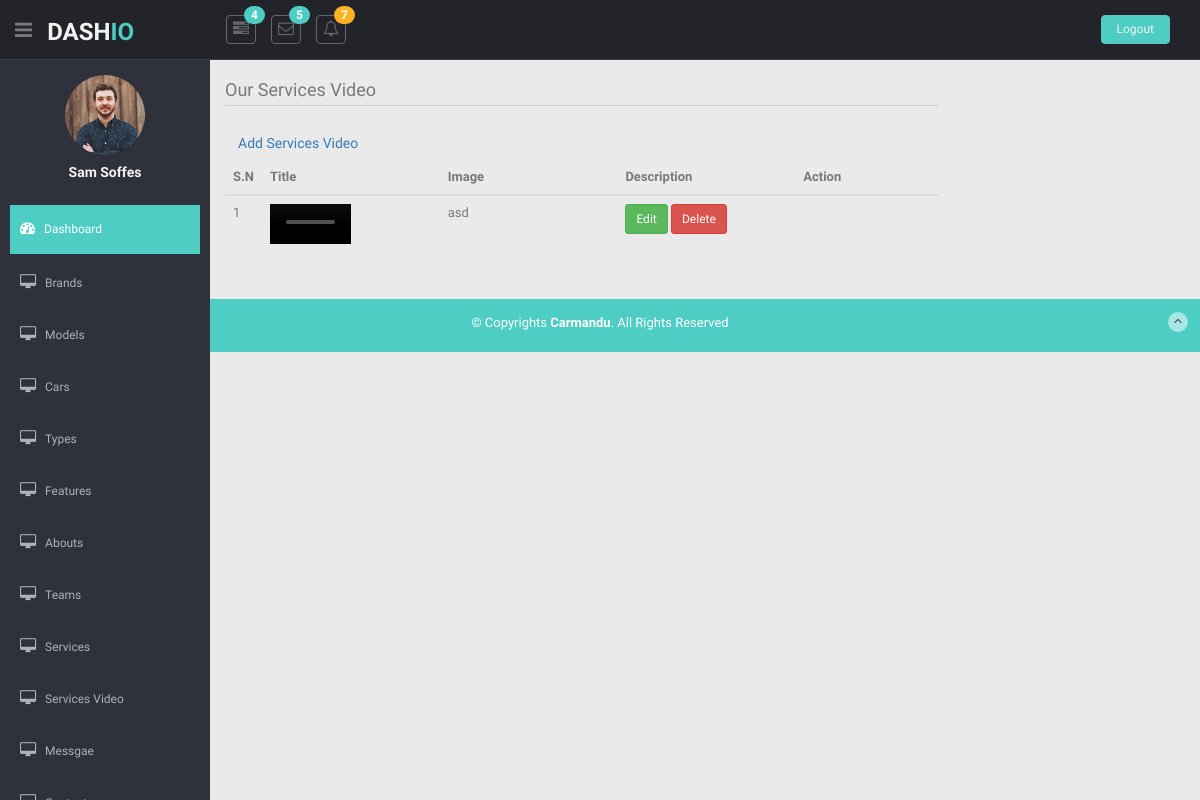
The page /dashboard/dashboard/services-video/list/ on the database as committed earlier.
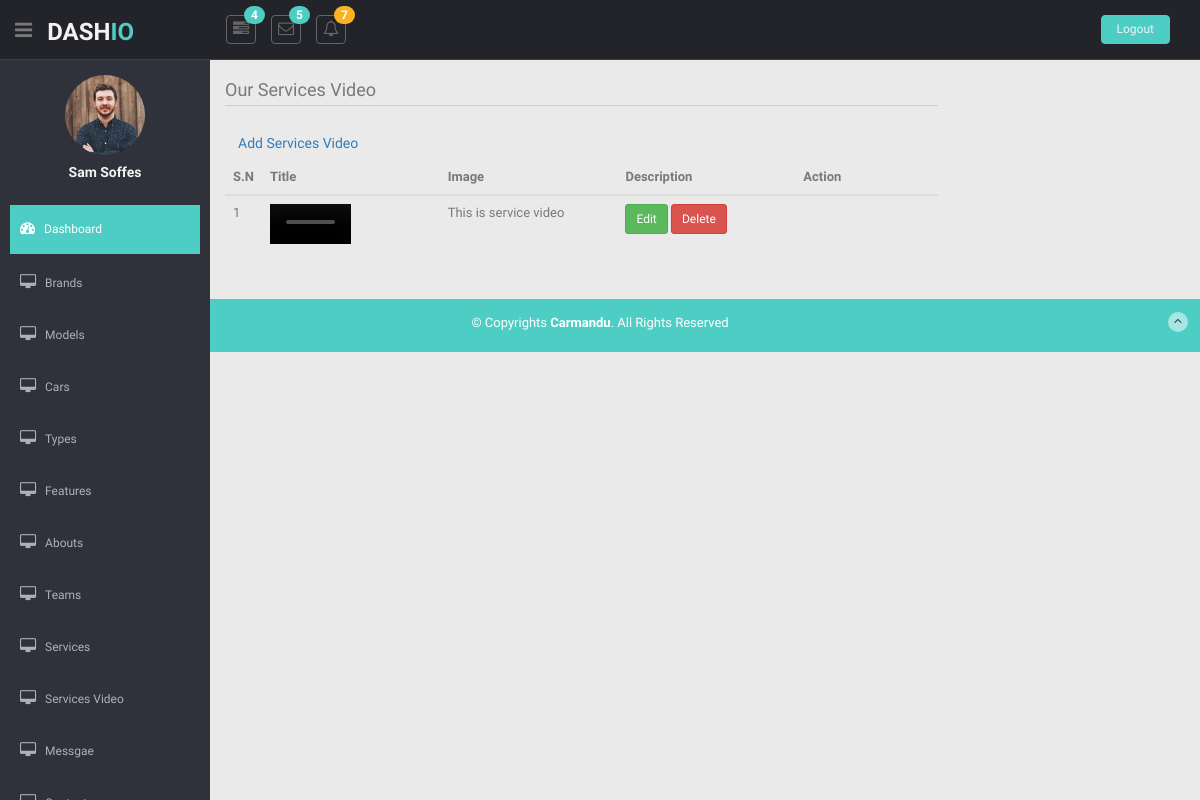
The same page on the database as committed later.
### dashboard/models.py (models this page shows, shortened)
class DateTimeModel(models.Model):
    created_at = models.DateTimeField(auto_now=True)
    updated_at = models.DateTimeField(auto_now_add=True, null=True, blank=True)
    deleted_at = models.DateTimeField(null=True, blank=True)
    class Meta:
        abstract = True

class ServicesVideo(DateTimeModel):
    video = models.FileField(upload_to='servicevideo')
    description = RichTextField()
    class Meta:
        verbose_name = ('ServicesVideo')
        verbose_name_plural = ('ServicesVideos')

### dashboard/views.py (the view)
# urls.py: path('dashboard/services-video/list/', ServiceVideoListView.as_view(), name='services-video'),
class ServiceVideoListView(NonDeletedListMixin,ListView):
    template_name = 'dashboard/services-video/list.html'
    model = ServicesVideo

### dashboard/mixins.py (called while the page is built)
    def get_queryset(self):
        return super().get_queryset().filter(deleted_at__isnull=True)

### dashboard/templates/dashboard/services-video/list.html (shortened to what this page needs)
{% extends 'dashboard/base/base.html' %}
{% load static %}
{% block content %}
<section id="main-content">
  <section class="wrapper">
    <div class="row">
      <div class="col-lg-9 main-chart">
        <div class="border-head">
          <h3>Our Services Video</h3>
          <a href="{% url 'dashboard:service-video-create' %}" type="button" class="mb-1 btn btn-outline-primary">Add Services Video</a>
        </div>
        <div class="card-body">
                        <table class="table table-hover ">
                            <thead>
                                <tr>
                                    <th scope="col">S.N</th>
                                    <th scope="col" width='25%'>Title</th>
                                    <th scope="col" width='25%'>Image</th>
                                    <th scope="col" width='25%'>Description</th>
                                    <th width='20%'>Action</th>
                                </tr>
                            </thead>
                            <tbody>
                                {% for servicesvideo in object_list %}
                                <tr>
                                    <td scope="row">{{ forloop.counter }}</td>
                                    <td> <video src="{{ servicesvideo.video.url}}" type="video/mp4" controls style = 'width:50%;'></video></td>
                                    <td>{{ servicesvideo.description|safe }}</td>
                                    <td>
                                        <span>
                                            <a href="{% url 'dashboard:service-video-update' servicesvideo.pk %}" class="btn btn-sm btn-success"><span class ="mdi mr-1 mdi-square-edit-outline">Edit</span></a>
                                        </span>
                                        <span>
                                            <a href="{% url 'dashboard:service-video-delete' servicesvideo.pk %}" class="btn btn-sm btn-danger delete"><span class ="mdi mr-1 mdi-trash-can">Delete</span></a>
                                        </span>
                                    </td>
                                </tr>
                                {% endfor %}
                            </tbody>
                        </table>
                    </div>
    </div>
    </div>
  </section>
</section>
{% endblock %}

Rows that differ between the two databases and show on the page:
removed ServicesVideo: description "asd"
added ServicesVideo: description "This is service video"
